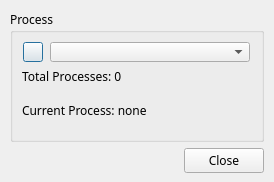
<?xml version="1.0" encoding="UTF-8"?>
<ui version="4.0">
 <class>CProcessSelector</class>
 <widget class="QDialog" name="CProcessSelector">
  <property name="geometry">
   <rect>
    <x>0</x>
    <y>0</y>
    <width>274</width>
    <height>182</height>
   </rect>
  </property>
  <property name="sizePolicy">
   <sizepolicy hsizetype="Fixed" vsizetype="Fixed">
    <horstretch>0</horstretch>
    <verstretch>0</verstretch>
   </sizepolicy>
  </property>
  <property name="minimumSize">
   <size>
    <width>274</width>
    <height>182</height>
   </size>
  </property>
  <property name="maximumSize">
   <size>
    <width>274</width>
    <height>182</height>
   </size>
  </property>
  <property name="font">
   <font>
    <family>Ubuntu Mono</family>
   </font>
  </property>
  <property name="windowTitle">
   <string>Process Selector</string>
  </property>
  <widget class="QWidget" name="layoutWidget">
   <property name="geometry">
    <rect>
     <x>10</x>
     <y>10</y>
     <width>254</width>
     <height>163</height>
    </rect>
   </property>
   <layout class="QVBoxLayout" name="verticalLayout_2">
    <item>
     <widget class="QGroupBox" name="groupBox">
      <property name="title">
       <string>Process</string>
      </property>
      <layout class="QVBoxLayout" name="verticalLayout">
       <item>
        <layout class="QHBoxLayout" name="horizontalLayout">
         <item>
          <widget class="QPushButton" name="processRefreshButton">
           <property name="sizePolicy">
            <sizepolicy hsizetype="Minimum" vsizetype="Minimum">
             <horstretch>0</horstretch>
             <verstretch>0</verstretch>
            </sizepolicy>
           </property>
           <property name="minimumSize">
            <size>
             <width>20</width>
             <height>20</height>
            </size>
           </property>
           <property name="maximumSize">
            <size>
             <width>20</width>
             <height>20</height>
            </size>
           </property>
           <property name="text">
            <string/>
           </property>
           <property name="icon">
            <iconset resource="resources.qrc">
             <normaloff>:/resources/images/refreshIcon.png</normaloff>:/resources/images/refreshIcon.png</iconset>
           </property>
           <property name="iconSize">
            <size>
             <width>16</width>
             <height>16</height>
            </size>
           </property>
          </widget>
         </item>
         <item>
          <widget class="QComboBox" name="processComboBox">
           <property name="sizePolicy">
            <sizepolicy hsizetype="Fixed" vsizetype="Fixed">
             <horstretch>0</horstretch>
             <verstretch>0</verstretch>
            </sizepolicy>
           </property>
           <property name="minimumSize">
            <size>
             <width>200</width>
             <height>0</height>
            </size>
           </property>
           <property name="maximumSize">
            <size>
             <width>200</width>
             <height>20</height>
            </size>
           </property>
          </widget>
         </item>
        </layout>
       </item>
       <item>
        <widget class="QLabel" name="processLastMessage">
         <property name="sizePolicy">
          <sizepolicy hsizetype="Preferred" vsizetype="Preferred">
           <horstretch>0</horstretch>
           <verstretch>0</verstretch>
          </sizepolicy>
         </property>
         <property name="minimumSize">
          <size>
           <width>0</width>
           <height>30</height>
          </size>
         </property>
         <property name="maximumSize">
          <size>
           <width>16777215</width>
           <height>30</height>
          </size>
         </property>
         <property name="text">
          <string>Total Processes: 0</string>
         </property>
         <property name="alignment">
          <set>Qt::AlignLeading|Qt::AlignLeft|Qt::AlignTop</set>
         </property>
         <property name="wordWrap">
          <bool>true</bool>
         </property>
        </widget>
       </item>
       <item>
        <widget class="QLabel" name="processCurrentLabel">
         <property name="minimumSize">
          <size>
           <width>0</width>
           <height>30</height>
          </size>
         </property>
         <property name="maximumSize">
          <size>
           <width>16777215</width>
           <height>30</height>
          </size>
         </property>
         <property name="text">
          <string>Current Process: none</string>
         </property>
         <property name="alignment">
          <set>Qt::AlignLeading|Qt::AlignLeft|Qt::AlignTop</set>
         </property>
         <property name="wordWrap">
          <bool>true</bool>
         </property>
        </widget>
       </item>
      </layout>
     </widget>
    </item>
    <item>
     <layout class="QHBoxLayout" name="horizontalLayout_2">
      <item>
       <spacer name="horizontalSpacer">
        <property name="orientation">
         <enum>Qt::Horizontal</enum>
        </property>
        <property name="sizeHint" stdset="0">
         <size>
          <width>40</width>
          <height>20</height>
         </size>
        </property>
       </spacer>
      </item>
      <item>
       <widget class="QPushButton" name="closeButton">
        <property name="text">
         <string>Close</string>
        </property>
       </widget>
      </item>
     </layout>
    </item>
   </layout>
  </widget>
 </widget>
 <resources>
  <include location="resources.qrc"/>
 </resources>
 <connections/>
</ui>
